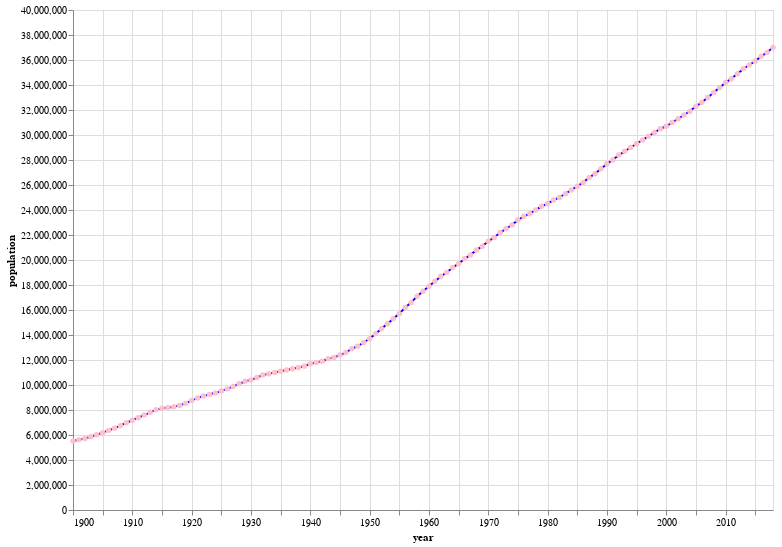

Write notebook code for a chart like this one.
### Code cell
alt.Chart(canada_data).mark_line(point = alt.OverlayMarkDef(color = "pink"), interpolate = "basis", color = "blue").encode(
                                x = alt.X('year:T'),
                                y = alt.Y('population:Q')).properties(width = 700, height = 500)
